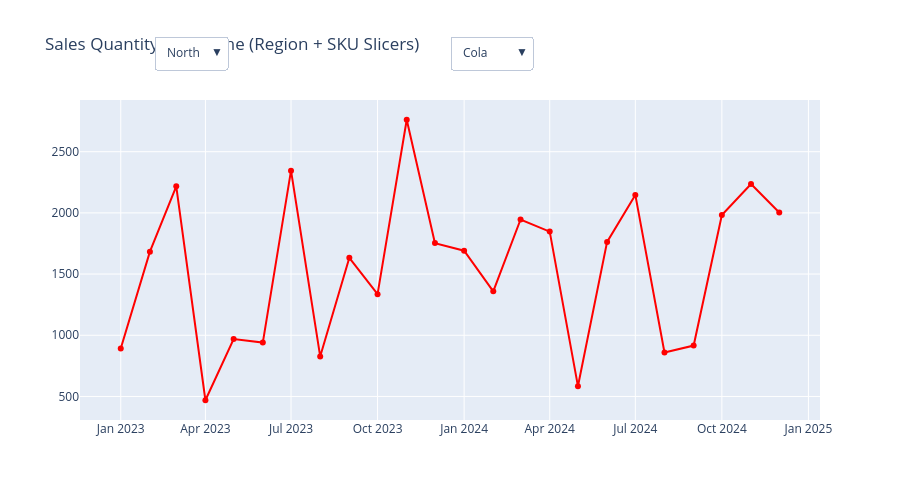

Write notebook code for a chart like this one.
### Code cell
import plotly.graph_objects as go

# Custom color map
color_map = {
    'Cola': '#FF0000',     # Red
    'Water': '#0000FF',    # Blue
    'Lemon': '#FFFF00',    # Yellow
    'Orange': '#FFA500',   # Orange
    'Default': '#19D3F3'   # Light Blue fallback
}

# Initial selection
initial_region = 'North'
initial_sku = 'Cola'

# Filtered DataFrame
df_filtered = df[(df['Region'] == initial_region) & (df['SKU'] == initial_sku)]

# Get color
color = color_map.get(initial_sku, color_map['Default'])

# Create figure
fig = go.Figure()

fig.add_trace(go.Scatter(
    x=df_filtered['Date'],
    y=df_filtered['Sales_Qty'],
    mode='lines+markers',
    name=f'{initial_sku} in {initial_region}',
    line=dict(color=color)
))

# Add Region dropdown
fig.update_layout(
    title='Sales Quantity Over Time (Region + SKU Slicers)',
    updatemenus=[
        {
            "buttons": [
                {
                    "label": region,
                    "method": "update",
                    "args": [
                        {
                            "x": [df[(df['Region'] == region) & (df['SKU'] == initial_sku)]['Date']],
                            "y": [df[(df['Region'] == region) & (df['SKU'] == initial_sku)]['Sales_Qty']],
                            "line.color": color_map.get(initial_sku, color_map['Default'])
                        },
                        {"title": f"Sales Quantity Over Time: {initial_sku} in {region}"}
                    ]
                } for region in df['Region'].unique()
            ],
            "direction": "down",
            "showactive": True,
            "x": 0.1,
            "y": 1.2,
            "xanchor": "left",
            "yanchor": "top"
        },
        {
            "buttons": [
                {
                    "label": sku,
                    "method": "update",
                    "args": [
                        {
                            "x": [df[(df['Region'] == initial_region) & (df['SKU'] == sku)]['Date']],
                            "y": [df[(df['Region'] == initial_region) & (df['SKU'] == sku)]['Sales_Qty']],
                            "line.color": color_map.get(sku, color_map['Default'])
                        },
                        {"title": f"Sales Quantity Over Time: {sku} in {initial_region}"}
                    ]
                } for sku in df['SKU'].unique()
            ],
            "direction": "down",
            "showactive": True,
            "x": 0.5,
            "y": 1.2,
            "xanchor": "left",
            "yanchor": "top"
        }
    ]
)

fig.update_layout(height=500)
fig.show()

### Figure 1 — Plotly figure (JSON) as saved in the notebook; plotly's stock layout.template omitted (floating-point values rounded to 4 significant figures)
{"data": [{"line": {"color": "#FF0000"}, "mode": "lines+markers", "name": "Cola in North", "type": "scatter", "x": ["2023-01-01T00:00:00", "2023-02-01T00:00:00", "2023-03-01T00:00:00", "2023-04-01T00:00:00", "2023-05-01T00:00:00", "2023-06-01T00:00:00", "2023-07-01T00:00:00", "2023-08-01T00:00:00", "2023-09-01T00:00:00", "2023-10-01T00:00:00", "2023-11-01T00:00:00", "2023-12-01T00:00:00", "2024-01-01T00:00:00", "2024-02-01T00:00:00", "2024-03-01T00:00:00", "2024-04-01T00:00:00", "2024-05-01T00:00:00", "2024-06-01T00:00:00", "2024-07-01T00:00:00", "2024-08-01T00:00:00", "2024-09-01T00:00:00", "2024-10-01T00:00:00", "2024-11-01T00:00:00", "2024-12-01T00:00:00"], "y": [892, 1683, 2217, 469, 969, 940, 2345, 827, 1633, 1336, 2761, 1753, 1691, 1359, 1946, 1847, 584, 1763, 2147, 859, 916, 1983, 2236, 2003]}], "layout": {"height": 500, "title": {"text": "Sales Quantity Over Time (Region + SKU Slicers)"}, "updatemenus": [{"buttons": [{"args": [{"line.color": "#FF0000", "x": [["2023-01-01T00:00:00", "2023-02-01T00:00:00", "2023-03-01T00:00:00", "2023-04-01T00:00:00", "2023-05-01T00:00:00", "2023-06-01T00:00:00", "2023-07-01T00:00:00", "2023-08-01T00:00:00", "2023-09-01T00:00:00", "2023-10-01T00:00:00", "2023-11-01T00:00:00", "2023-12-01T00:00:00", "2024-01-01T00:00:00", "2024-02-01T00:00:00", "2024-03-01T00:00:00", "2024-04-01T00:00:00", "2024-05-01T00:00:00", "2024-06-01T00:00:00", "2024-07-01T00:00:00", "2024-08-01T00:00:00", "2024-09-01T00:00:00", "2024-10-01T00:00:00", "2024-11-01T00:00:00", "2024-12-01T00:00:00"]], "y": [[892, 1683, 2217, 469, 969, 940, 2345, 827, 1633, 1336, 2761, 1753, 1691, 1359, 1946, 1847, 584, 1763, 2147, 859, 916, 1983, 2236, 2003]]}, {"title": "Sales Quantity Over Time: Cola in North"}], "label": "North", "method": "update"}, {"args": [{"line.color": "#FF0000", "x": [["2023-01-01T00:00:00", "2023-02-01T00:00:00", "2023-03-01T00:00:00", "2023-04-01T00:00:00", "2023-05-01T00:00:00", "2023-06-01T00:00:00", "2023-07-01T00:00:00", "2023-08-01T00:00:00", "2023-09-01T00:00:00", "2023-10-01T00:00:00", "2023-11-01T00:00:00", "2023-12-01T00:00:00", "2024-01-01T00:00:00", "2024-02-01T00:00:00", "2024-03-01T00:00:00", "2024-04-01T00:00:00", "2024-05-01T00:00:00", "2024-06-01T00:00:00", "2024-07-01T00:00:00", "2024-08-01T00:00:00", "2024-09-01T00:00:00", "2024-10-01T00:00:00", "2024-11-01T00:00:00", "2024-12-01T00:00:00"]], "y": [[1730, 1626, 1209, 2261, 1721, 893, 2142, 2435, 586, 1299, 2329, 1536, 2585, 1866, 1317, 1150, 2184, 1711, 1455, 2079, 1007, 2225, 2180, 942]]}, {"title": "Sales Quantity Over Time: Cola in West"}], "label": "West", "method": "update"}, {"args": [{"line.color": "#FF0000", "x": [["2023-01-01T00:00:00", "2023-02-01T00:00:00", "2023-03-01T00:00:00", "2023-04-01T00:00:00", "2023-05-01T00:00:00", "2023-06-01T00:00:00", "2023-07-01T00:00:00", "2023-08-01T00:00:00", "2023-09-01T00:00:00", "2023-10-01T00:00:00", "2023-11-01T00:00:00", "2023-12-01T00:00:00", "2024-01-01T00:00:00", "2024-02-01T00:00:00", "2024-03-01T00:00:00", "2024-04-01T00:00:00", "2024-05-01T00:00:00", "2024-06-01T00:00:00", "2024-07-01T00:00:00", "2024-08-01T00:00:00", "2024-09-01T00:00:00", "2024-10-01T00:00:00", "2024-11-01T00:00:00", "2024-12-01T00:00:00"]], "y": [[833, 1219, 1511, 1482, 942, 2169, 1127, 634, 2272, 1011, 2133, 1543, 2401, 1011, 919, 1071, 1896, 1422, 1293, 1510, 1926, 1794, 1116, 974]]}, {"title": "Sales Quantity Over Time: Cola in East"}], "label": "East", "method": "update"}, {"args": [{"line.color": "#FF0000", "x": [["2023-01-01T00:00:00", "2023-02-01T00:00:00", "2023-03-01T00:00:00", "2023-04-01T00:00:00", "2023-05-01T00:00:00", "2023-06-01T00:00:00", "2023-07-01T00:00:00", "2023-08-01T00:00:00", "2023-09-01T00:00:00", "2023-10-01T00:00:00", "2023-11-01T00:00:00", "2023-12-01T00:00:00", "2024-01-01T00:00:00", "2024-02-01T00:00:00", "2024-03-01T00:00:00", "2024-04-01T00:00:00", "2024-05-01T00:00:00", "2024-06-01T00:00:00", "2024-07-01T00:00:00", "2024-08-01T00:00:00", "2024-09-01T00:00:00", "2024-10-01T00:00:00", "2024-11-01T00:00:00", "2024-12-01T00:00:00"]], "y": [[1864, 2187, 897, 2149, 2156, 676, 2252, 2298, 1418, 1609, 664, 2101, 2006, 408, 1500, 1386, 2399, 1108, 1575, 1193, 993, 751, 1713, 813]]}, {"title": "Sales Quantity Over Time: Cola in South"}], "label": "South", "method": "update"}], "direction": "down", "showactive": true, "x": 0.1, "xanchor": "left", "y": 1.2, "yanchor": "top"}, {"buttons": [{"args": [{"line.color": "#FF0000", "x": [["2023-01-01T00:00:00", "2023-02-01T00:00:00", "2023-03-01T00:00:00", "2023-04-01T00:00:00", "2023-05-01T00:00:00", "2023-06-01T00:00:00", "2023-07-01T00:00:00", "2023-08-01T00:00:00", "2023-09-01T00:00:00", "2023-10-01T00:00:00", "2023-11-01T00:00:00", "2023-12-01T00:00:00", "2024-01-01T00:00:00", "2024-02-01T00:00:00", "2024-03-01T00:00:00", "2024-04-01T00:00:00", "2024-05-01T00:00:00", "2024-06-01T00:00:00", "2024-07-01T00:00:00", "2024-08-01T00:00:00", "2024-09-01T00:00:00", "2024-10-01T00:00:00", "2024-11-01T00:00:00", "2024-12-01T00:00:00"]], "y": [[892, 1683, 2217, 469, 969, 940, 2345, 827, 1633, 1336, 2761, 1753, 1691, 1359, 1946, 1847, 584, 1763, 2147, 859, 916, 1983, 2236, 2003]]}, {"title": "Sales Quantity Over Time: Cola in North"}], "label": "Cola", "method": "update"}, {"args": [{"line.color": "#0000FF", "x": [["2023-01-01T00:00:00", "2023-02-01T00:00:00", "2023-03-01T00:00:00", "2023-04-01T00:00:00", "2023-05-01T00:00:00", "2023-06-01T00:00:00", "2023-07-01T00:00:00", "2023-08-01T00:00:00", "2023-09-01T00:00:00", "2023-10-01T00:00:00", "2023-11-01T00:00:00", "2023-12-01T00:00:00", "2024-01-01T00:00:00", "2024-02-01T00:00:00", "2024-03-01T00:00:00", "2024-04-01T00:00:00", "2024-05-01T00:00:00", "2024-06-01T00:00:00", "2024-07-01T00:00:00", "2024-08-01T00:00:00", "2024-09-01T00:00:00", "2024-10-01T00:00:00", "2024-11-01T00:00:00", "2024-12-01T00:00:00"]], "y": [[705, 2050, 2285, 2639, 2079, 2440, 1576, 2222, 1167, 732, 945, 1675, 2365, 1800, 1483, 1062, 775, 1783, 2311, 997, 1706, 1324, 2523, 1764]]}, {"title": "Sales Quantity Over Time: Water in North"}], "label": "Water", "method": "update"}, {"args": [{"line.color": "#FFFF00", "x": [["2023-01-01T00:00:00", "2023-02-01T00:00:00", "2023-03-01T00:00:00", "2023-04-01T00:00:00", "2023-05-01T00:00:00", "2023-06-01T00:00:00", "2023-07-01T00:00:00", "2023-08-01T00:00:00", "2023-09-01T00:00:00", "2023-10-01T00:00:00", "2023-11-01T00:00:00", "2023-12-01T00:00:00", "2024-01-01T00:00:00", "2024-02-01T00:00:00", "2024-03-01T00:00:00", "2024-04-01T00:00:00", "2024-05-01T00:00:00", "2024-06-01T00:00:00", "2024-07-01T00:00:00", "2024-08-01T00:00:00", "2024-09-01T00:00:00", "2024-10-01T00:00:00", "2024-11-01T00:00:00", "2024-12-01T00:00:00"]], "y": [[1914, 1874, 2089, 1076, 2474, 1638, 2062, 687, 1368, 1645, 2032, 2088, 1464, 1681, 1904, 1957, 1141, 1275, 2211, 1643, 1472, 1376, 505, 2728]]}, {"title": "Sales Quantity Over Time: Lemon in North"}], "label": "Lemon", "method": "update"}, {"args": [{"line.color": "#FFA500", "x": [["2023-01-01T00:00:00", "2023-02-01T00:00:00", "2023-03-01T00:00:00", "2023-04-01T00:00:00", "2023-05-01T00:00:00", "2023-06-01T00:00:00", "2023-07-01T00:00:00", "2023-08-01T00:00:00", "2023-09-01T00:00:00", "2023-10-01T00:00:00", "2023-11-01T00:00:00", "2023-12-01T00:00:00", "2024-01-01T00:00:00", "2024-02-01T00:00:00", "2024-03-01T00:00:00", "2024-04-01T00:00:00", "2024-05-01T00:00:00", "2024-06-01T00:00:00", "2024-07-01T00:00:00", "2024-08-01T00:00:00", "2024-09-01T00:00:00", "2024-10-01T00:00:00", "2024-11-01T00:00:00", "2024-12-01T00:00:00"]], "y": [[1620, 646, 2112, 1438, 2321, 2553, 1657, 574, 2508, 750, 1281, 1843, 2458, 1109, 1455, 1043, 1820, 2366, 2112, 1103, 383, 1620, 853, 479]]}, {"title": "Sales Quantity Over Time: Orange in North"}], "label": "Orange", "method": "update"}], "direction": "down", "showactive": true, "x": 0.5, "xanchor": "left", "y": 1.2, "yanchor": "top"}]}}
